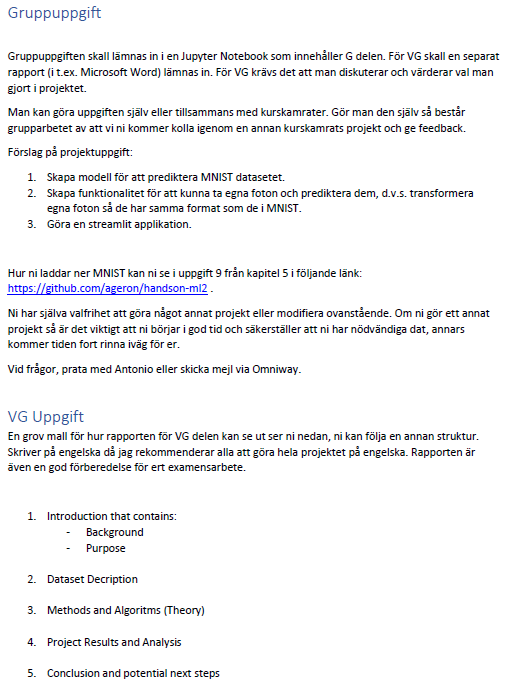
#> input picture f18082fbaa6d1653c6f6c3fdea140838.png, 523 x 685 px
$ python -i utils_scikit.py   (imports and definitions only)
#> lines starting #> are read from the running program, lines starting #| are printed output that depends on the picture; after the words box and inside, x2 and y2 are one past the last pixel; in counts of white or black regions, pixels touching at a corner belong together
import cv2
import numpy as np
import keras
from PIL import Image
from io import BytesIO


# [42 lines left out: function prepping, not called in this run]

def trim_img(img: np.array) -> np.array:
    """Trims image of dark borders

    Args:
        img (np.array): grayscale image as np array

    Returns:
        np.array: cropped image
    """
    x,y = img.shape
    pic = img
    rem_x, rem_y = [],[]

    for i in reversed(range(max(x,y))):

        if not np.sum(pic[i,0:]) == 0:
            rem_y.append(i)
        if not np.sum(pic[0:,i]) == 0:
            rem_x.append(i)

    pic = pic[min(rem_y):max(rem_y),:]
    pic = pic[:,min(rem_x):max(rem_x)]
    return pic

def square_pick(img:np.array, add:int=0) -> np.array:
    """Makes the picture square formed.

    Args:
        img (np.array): grayscale picture as np.array
        add (int, optional): adds a border around the picture by set amount of pixels. Defaults to 0.

    Returns:
        np.array: picture as np.array
    """
    pic = img.copy()
    x,y = pic.shape

    x_diff = int((x-y)/2)+add
    if x_diff > 0:
        filler = np.zeros((x, x_diff))
        pic = np.hstack([filler, pic, filler])

    x,y = pic.shape
    y_diff = int((y-x)/2)+add
    if y_diff > 0:
        filler = np.zeros((y_diff, y))
        pic = np.vstack([filler, pic, filler])

    pic = cv2.resize(pic, dsize=(28,28), interpolation=cv2.INTER_AREA)
    return pic

def fix_image(image:np.array, add:int=2) -> np.array:
    """Trims image from empty borders, makes it square and resizes to 28, 28

    Args:
        image (np.array): greyscale image
        add (int, optional): sets extra empty borders around. Defaults to 2.

    Returns:
        np.array: squared and cropped picture
    """
    pic = trim_img(image)
    pic = square_pick(pic, add)
    return pic

def get_pic(img: np.array, add:int=0) -> np.array:
    """ Makes the picture greyscale scales the image and inverts the greyscale.
    squares and cropps picture. Then makes it the correct dimensions for neural model.

    Args:
        img (np.array): image
        add (int, optional): sets border around cropped image. Defaults to 0.

    Returns:
        np.array: cropped image in the correct format.
    """
    pic = img
    if len(pic.shape) == 3:
        pic = cv2.cvtColor(pic, cv2.COLOR_BGR2GRAY)
    pic = cv2.resize(pic, (28, 28))

    pic = 255 - pic
    pic[pic < 150] = 0

    pic = fix_image(pic, add)
    pic = np.reshape(pic, (1, 28, 28))
    pic = pic.astype("float32") / 255
    pic = np.expand_dims(pic, -1)
    return pic

# [44 lines left out: functions get_nn_result, preprocess_camera_picture, not called in this run]

>>> import cv2
>>> picture = cv2.imread('../f18082fbaa6d1653c6f6c3fdea140838.png')
#> picture is the input picture: shape (685, 523, 3); mean B, G, R 243.5, 242.5, 242.4
>>> result = get_pic(picture)
#> in get_pic, `pic = cv2.cvtColor(pic, cv2.COLOR_BGR2GRAY)`:
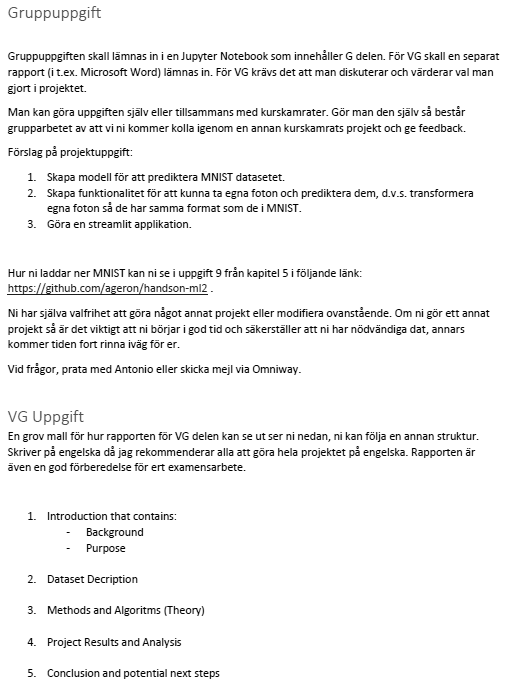
#> pic: shape (685, 523); min 0, max 255, mean 242.5
#> in get_pic, `pic = cv2.resize(pic, (28, 28))`:
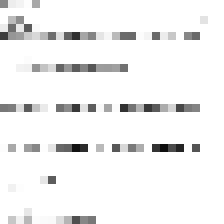
#> pic: shape (28, 28) (shown 8 times larger); min 14, max 255, mean 241.5
#> in get_pic, `pic = 255 - pic`:
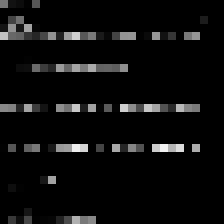
#> pic: shape (28, 28) (shown 8 times larger); min 0, max 241, mean 13.5
#> in get_pic, `pic[pic < 150] = 0`:
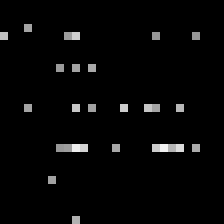
#> pic: shape (28, 28) (shown 8 times larger); 10.97% of pixels changed, all inside (x1, y1, x2, y2) = (0, 0, 26, 28)
#> after the loop in trim_img, `for i in reversed(range(max(x,y))):`: rem_x = [24, 22, 21, 20, 19, 18, 15, 14, 11, 10, 9, 8, 7, 6, 3, 0]; rem_y = [27, 22, 18, 13, 8, 4, 3]
#> in trim_img, `pic = pic[min(rem_y):max(rem_y),:]`:
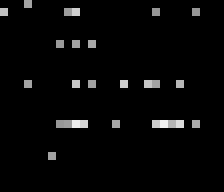
#> pic: shape (24, 28) (shown 8 times larger); min 0, max 241, mean 7.3
#> in trim_img, `pic = pic[:,min(rem_x):max(rem_x)]`:
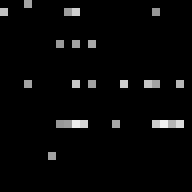
#> pic: shape (24, 24) (shown 8 times larger); min 0, max 241, mean 7.9
#> in square_pick, `pic = cv2.resize(pic, dsize=(28,28), interpolation=cv2.INTER_AREA)`:
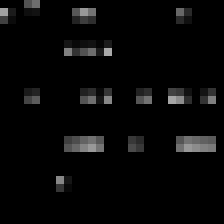
#> pic: shape (28, 28) (shown 8 times larger); min 0, max 169, mean 7.9
